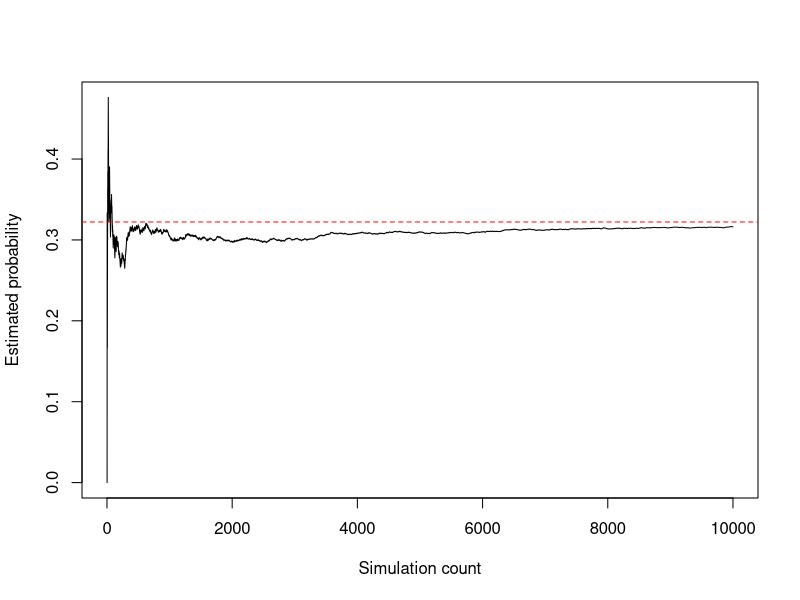

Here is the R script that generated this plot:
## ---- chunk 1
options(width=95, digits=5)
usage <- c(100, 200, 300)
bill <- function(kwh, rate=0.30, fixed=20) {
  fixed + rate * kwh
}
print(bill(usage))
print(usage[usage >= 200])
print(usage[1])
stopifnot(identical(bill(usage), c(50,80,110)))
cat(R.version.string, "\n")
## ---- chunk 2
customers <- data.frame(id=1:4, plan=factor(c("A","A","B","B")),kwh=c(100,200,300,NA))
print(customers)
print(is.na(customers$kwh))
print("------------")
print(c(raw_mean=mean(customers$kwh), observed_mean=mean(customers$kwh,na.rm=TRUE)))
print("------------")
print(tapply(customers$kwh, customers$plan, mean, na.rm=TRUE))
print("------------")
print(customers[!is.na(customers$kwh) & customers$plan=="A", , drop=FALSE])
## ---- chunk 3
omega <- 1:6; A <- c(2,4,6); B <- c(4,5,6)
pA <- length(A)/length(omega); pB <- length(B)/length(omega)
pAB <- length(intersect(A,B))/length(omega)
print(c(A=pA, B=pB, intersection=pAB, union=pA+pB-pAB, complement_A=1-pA))
print("------------")
print(choose(5,2))
stopifnot(abs((pA+pB-pAB)-length(union(A,B))/6)<1e-12)
## ---- chunk 4
tab <- matrix(c(60,140,40,760),nrow=2,byrow=TRUE,
              dimnames=list(complaint=c("yes","no"),outcome=c("churn","stay")))
print(tab)
print("------------")
print(c(p_churn=sum(tab[,"churn"])/sum(tab),
        p_churn_given_complaint=tab["yes","churn"]/sum(tab["yes",]),
        p_complaint_given_churn=tab["yes","churn"]/sum(tab[,"churn"])))
print(prop.table(tab,margin=1))
## ---- chunk 5
prior <- .01; sensitivity <- .8; false_positive <- .05
true_alert <- prior*sensitivity
false_alert <- (1-prior)*false_positive
posterior <- true_alert/(true_alert+false_alert)
print(c(expected_true_alerts=10000*true_alert, expected_false_alerts=10000*false_alert, posterior=posterior))
print(c(review_value=120*posterior-8))
## ---- chunk 6
cost <- c(0,100,200); p <- c(.2,.5,.3)
mu <- sum(cost*p); variance <- sum((cost-mu)^2*p)
print(c(mean=mu, variance=variance, sd=sqrt(variance)))
print(c(var_scaled=4*variance, mean_shifted=2*mu+10))
x <- c(1,2,3,4); y <- c(2,5,5,8)
print(c(sample_cov=cov(x,y), correlation=cor(x,y)))
stopifnot(sum(p)==1, variance==4900)
## ---- chunk 7
print(c(exactly3=dbinom(3,size=10,prob=.2),
        more_than2=pbinom(2,10,.2,lower.tail=FALSE),
        poisson_over2=ppois(2,lambda=4,lower.tail=FALSE)))
print(c(normal_90_to110=pnorm(110,100,15)-pnorm(90,100,15),
        normal_95th=qnorm(.95,100,15)))
set.seed(101); print(rbinom(8,size=1,prob=.2))
## ---- chunk 8
set.seed(102)
B <- 10000
counts <- rbinom(B,10,.2)
hit <- counts>=3
estimate <- mean(hit); mc_se <- sqrt(estimate*(1-estimate)/B)
print(c(simulated=estimate, exact=pbinom(2,10,.2,lower.tail=FALSE), MC_SE=mc_se))
running <- cumsum(hit)/seq_along(hit)
plot(running,type="l",xlab="Simulation count",ylab="Estimated probability")
abline(h=pbinom(2,10,.2,lower.tail=FALSE),col="red",lty=2)
